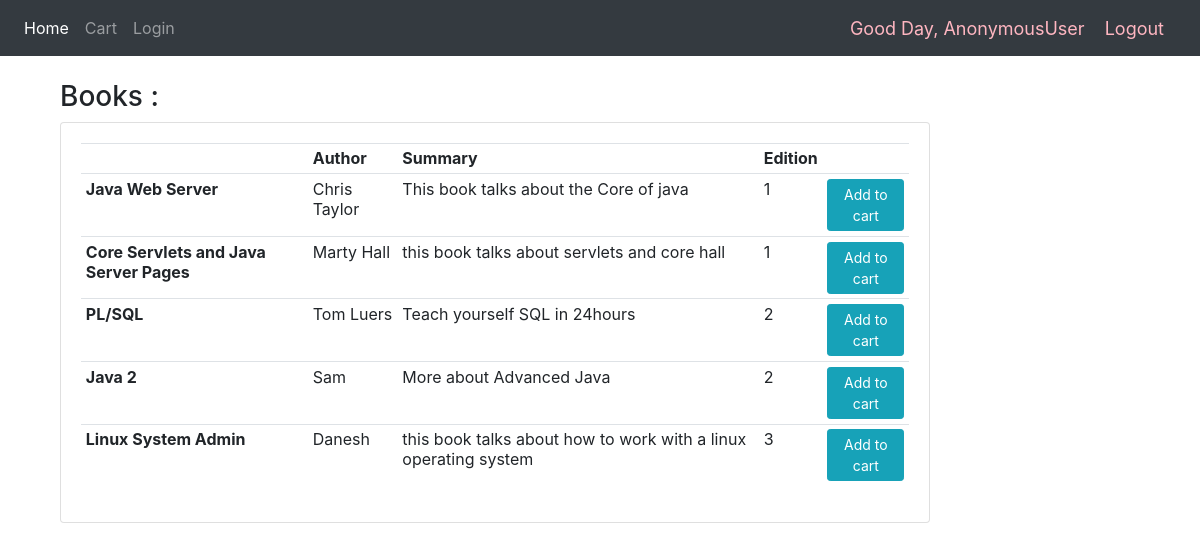
The page /bookstore/ on the database its author committed.
### bookstore/models.py (models this page shows, shortened)
class Book(models.Model):
    Title =models.CharField(max_length=120, null=True)
    Author =models.CharField(max_length=120, null=True)
    Summary =models.CharField(max_length=120, null=True)
    Language =models.CharField(max_length=40, null=True)
    Edition=models.IntegerField()

### bookstore/views.py (the view)
# urls.py: 2. Add a URL to urlpatterns:  path('', views.home, name='home')
def home(request):
    books = Book.objects.all()
    if request.user.is_staff:
        return render(request,'bookstore/home.html',{
            'books':books
        })
    else :
         return render(request,'bookstore/home.html',{
            'books': books
        })

### bookstore/templates/bookstore/home.html (shortened to what this page needs)
{% extends 'bookstore/base.html' %}
{% load static %}
{% block content %}
<br>
<div class="container">
<div class="container row">
    <div class="col-lg-10">
        <h3>Books :</h3>
        <div class="card card-body">
            <table class="table table-sm">
                <tr>
                    <th><Title></Title></th>
                    <th>Author</th>
                    <th>Summary</Summary></th>
                    <th>Edition</th>
                    <th></th>
                </tr>
                {% for book in books %}
                <tr>
                    <td><b>{{book.Title}}</b> </td>
                    <td>{{book.Author}} </td>
                    <td>{{book.Summary}} </td>
                    <td> {{book.Edition}} </td>
                    <td><a class="btn btn-sm btn-info" href="{% url 'addtocart' book.id %}">Add to cart</a> </td>
                </tr>
                {% endfor %}
            </table>
        </div>
    </div>
</div>
{% endblock content %}

### bookstore/templates/bookstore/base.html (shortened to what this page needs)
{% load static %}
<html>
    <head>
        <link rel="stylesheet" href="https://stackpath.bootstrapcdn.com/bootstrap/4.5.0/css/bootstrap.min.css">
    </head>
<body>
    {% include 'bookstore/_navbar.html' %}
    {% block content %}
    {% endblock content %}
    <br>
</body>
</html>

### bookstore/templates/bookstore/_navbar.html (shortened to what this page needs)
{% load static %}
<nav class="navbar navbar-expand-lg navbar-dark bg-dark">
  <div class="collapse navbar-collapse" id="navbarNav">
    <ul class="navbar-nav">
      <li class="nav-item active">
        <a class="nav-link" href="{% url 'home' %}">Home</a>
      </li>
      {% if request.user.is_staff %}
      </li>
      <li class="nav-item active">
        <a class="nav-link" href="{% url 'addbook' %}">Add Books</a>
      </li>
      {% else %}
      <li class="nav-item">
        <a class="nav-link" href="{% url 'viewcart' %}">Cart</a>
      </li>
      {% endif %}
      <li class="nav-item">
        <a class="nav-link" href="{% url 'login' %}">Login</a>
      </li>
    </ul>
  </div>
  <span class="hello-msg">Good Day, {{request.user}}</span>
  <span ><a  class="hello-msg" href="{% url 'logout' %}">Logout</a></span>
</nav>

### bookstore/templates/bookstore/_navbar.html (style rules this page uses)
.hello-msg { font-size: 18px; color: lightpink; margin-right: 20px; }

### rows shown on the page
Book: Title "Java Web Server", Author "Chris Taylor", Summary "This book talks about the Core of java", Edition "1"
Book: Title "Core Servlets and Java Server Pages", Author "Marty Hall", Summary "this book talks about servlets and core hall", Edition "1"
Book: Title "PL/SQL", Author "Tom Luers", Summary "Teach yourself SQL in 24hours", Edition "2"
Book: Title "Java 2", Author "Sam", Summary "More about Advanced Java", Edition "2"
Book: Title "Linux System Admin", Author "Danesh", Summary "this book talks about how to work with a linux operating system", Edition "3"

### other values the page prints
{{ request.user }} "AnonymousUser"
